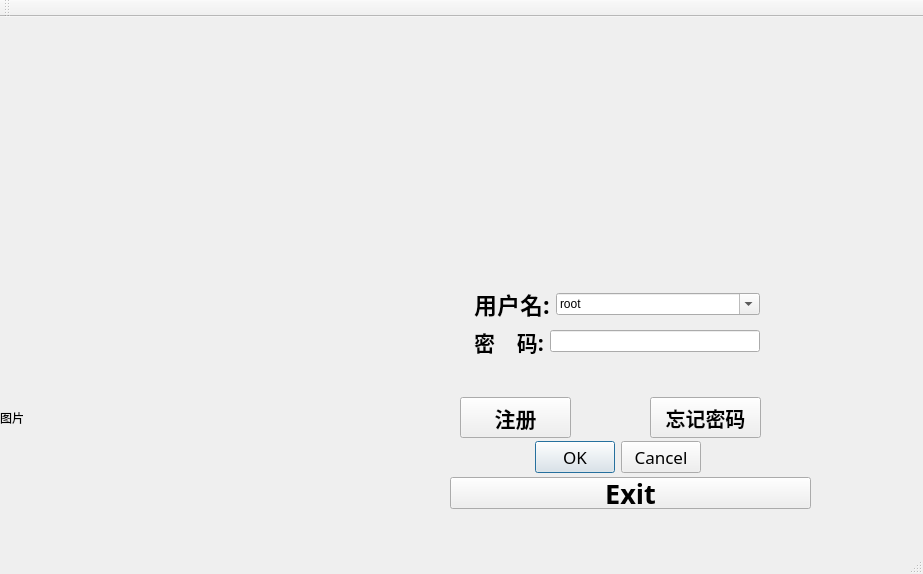
<?xml version="1.0" encoding="UTF-8"?>
<ui version="4.0">
 <class>MainWindow_Login</class>
 <widget class="QMainWindow" name="MainWindow_Login">
  <property name="geometry">
   <rect>
    <x>0</x>
    <y>0</y>
    <width>923</width>
    <height>574</height>
   </rect>
  </property>
  <property name="windowTitle">
   <string>Personal Information Management System</string>
  </property>
  <widget class="QWidget" name="centralWidget">
   <widget class="QLabel" name="label_nankai">
    <property name="geometry">
     <rect>
      <x>-20</x>
      <y>20</y>
      <width>931</width>
      <height>231</height>
     </rect>
    </property>
    <property name="layoutDirection">
     <enum>Qt::LeftToRight</enum>
    </property>
    <property name="autoFillBackground">
     <bool>true</bool>
    </property>
    <property name="text">
     <string/>
    </property>
   </widget>
   <widget class="QLabel" name="label_pic">
    <property name="geometry">
     <rect>
      <x>0</x>
      <y>260</y>
      <width>431</width>
      <height>281</height>
     </rect>
    </property>
    <property name="text">
     <string>图片</string>
    </property>
   </widget>
   <widget class="QPushButton" name="registerBtn">
    <property name="geometry">
     <rect>
      <x>460</x>
      <y>380</y>
      <width>111</width>
      <height>41</height>
     </rect>
    </property>
    <property name="font">
     <font>
      <family>Weibei SC</family>
      <pointsize>16</pointsize>
      <weight>75</weight>
      <bold>true</bold>
     </font>
    </property>
    <property name="text">
     <string>注册</string>
    </property>
   </widget>
   <widget class="QPushButton" name="forgetPasswdBtn">
    <property name="geometry">
     <rect>
      <x>650</x>
      <y>380</y>
      <width>111</width>
      <height>41</height>
     </rect>
    </property>
    <property name="font">
     <font>
      <family>Weibei SC</family>
      <pointsize>15</pointsize>
      <weight>75</weight>
      <bold>true</bold>
     </font>
    </property>
    <property name="text">
     <string>忘记密码</string>
    </property>
   </widget>
   <widget class="QDialogButtonBox" name="yesOrNoBox">
    <property name="enabled">
     <bool>true</bool>
    </property>
    <property name="geometry">
     <rect>
      <x>510</x>
      <y>410</y>
      <width>191</width>
      <height>61</height>
     </rect>
    </property>
    <property name="font">
     <font>
      <family>.SF NS Text</family>
      <pointsize>13</pointsize>
      <weight>50</weight>
      <italic>false</italic>
      <bold>false</bold>
     </font>
    </property>
    <property name="styleSheet">
     <string notr="true">font: 13pt &quot;.SF NS Text&quot;;</string>
    </property>
    <property name="standardButtons">
     <set>QDialogButtonBox::Cancel|QDialogButtonBox::Ok</set>
    </property>
   </widget>
   <widget class="QPushButton" name="Exit_pushButton">
    <property name="geometry">
     <rect>
      <x>450</x>
      <y>460</y>
      <width>361</width>
      <height>32</height>
     </rect>
    </property>
    <property name="font">
     <font>
      <family>Weibei SC</family>
      <pointsize>20</pointsize>
      <weight>75</weight>
      <bold>true</bold>
     </font>
    </property>
    <property name="text">
     <string>Exit</string>
    </property>
   </widget>
   <widget class="QWidget" name="">
    <property name="geometry">
     <rect>
      <x>450</x>
      <y>260</y>
      <width>321</width>
      <height>91</height>
     </rect>
    </property>
    <layout class="QVBoxLayout" name="verticalLayout_2">
     <item>
      <layout class="QHBoxLayout" name="horizontalLayout_3">
       <item>
        <widget class="QLabel" name="label_3">
         <property name="text">
          <string/>
         </property>
        </widget>
       </item>
       <item>
        <widget class="QLabel" name="label_user">
         <property name="font">
          <font>
           <family>Weibei SC</family>
           <pointsize>17</pointsize>
           <weight>75</weight>
           <bold>true</bold>
          </font>
         </property>
         <property name="text">
          <string>用户名:</string>
         </property>
        </widget>
       </item>
       <item>
        <widget class="QFontComboBox" name="name_2">
         <property name="currentText">
          <string>root</string>
         </property>
        </widget>
       </item>
      </layout>
     </item>
     <item>
      <layout class="QHBoxLayout" name="horizontalLayout_4">
       <item>
        <widget class="QLabel" name="label_6">
         <property name="text">
          <string/>
         </property>
        </widget>
       </item>
       <item>
        <widget class="QLabel" name="label_password">
         <property name="font">
          <font>
           <family>Weibei SC</family>
           <pointsize>16</pointsize>
           <weight>75</weight>
           <bold>true</bold>
          </font>
         </property>
         <property name="text">
          <string>密    码:</string>
         </property>
        </widget>
       </item>
       <item>
        <widget class="QLineEdit" name="password_2"/>
       </item>
      </layout>
     </item>
    </layout>
   </widget>
  </widget>
  <widget class="QMenuBar" name="menuBar">
   <property name="geometry">
    <rect>
     <x>0</x>
     <y>0</y>
     <width>923</width>
     <height>22</height>
    </rect>
   </property>
  </widget>
  <widget class="QToolBar" name="mainToolBar">
   <attribute name="toolBarArea">
    <enum>TopToolBarArea</enum>
   </attribute>
   <attribute name="toolBarBreak">
    <bool>false</bool>
   </attribute>
  </widget>
  <widget class="QStatusBar" name="statusBar"/>
 </widget>
 <layoutdefault spacing="6" margin="11"/>
 <resources/>
 <connections/>
</ui>
